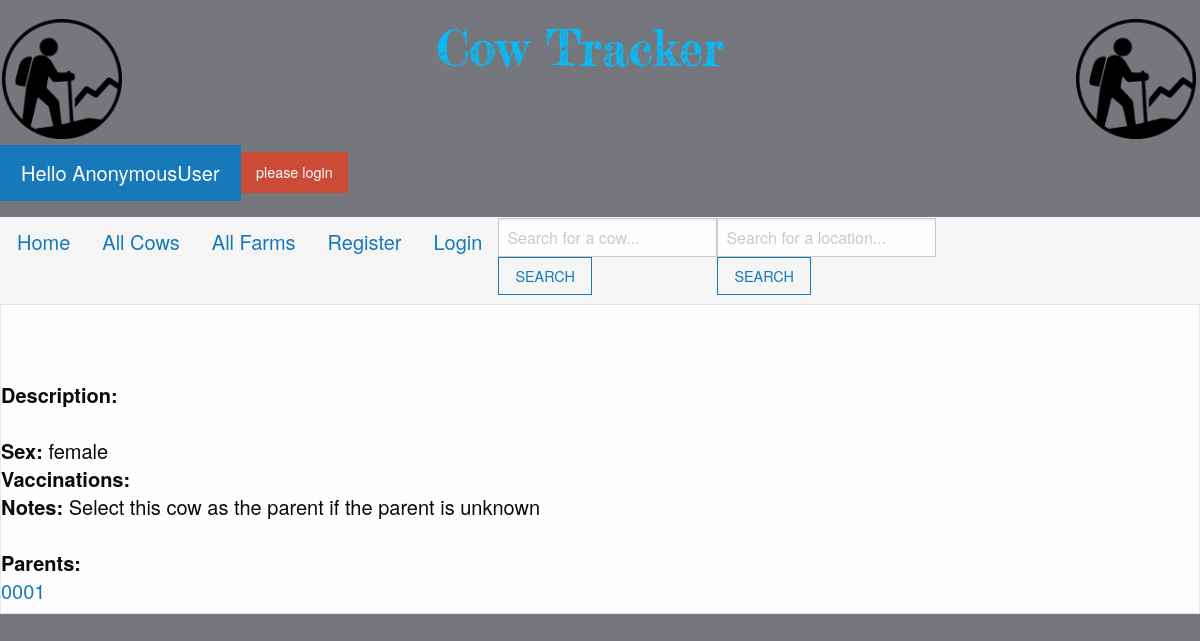
/single_cow/7, run on an earlier commit of the app's database.
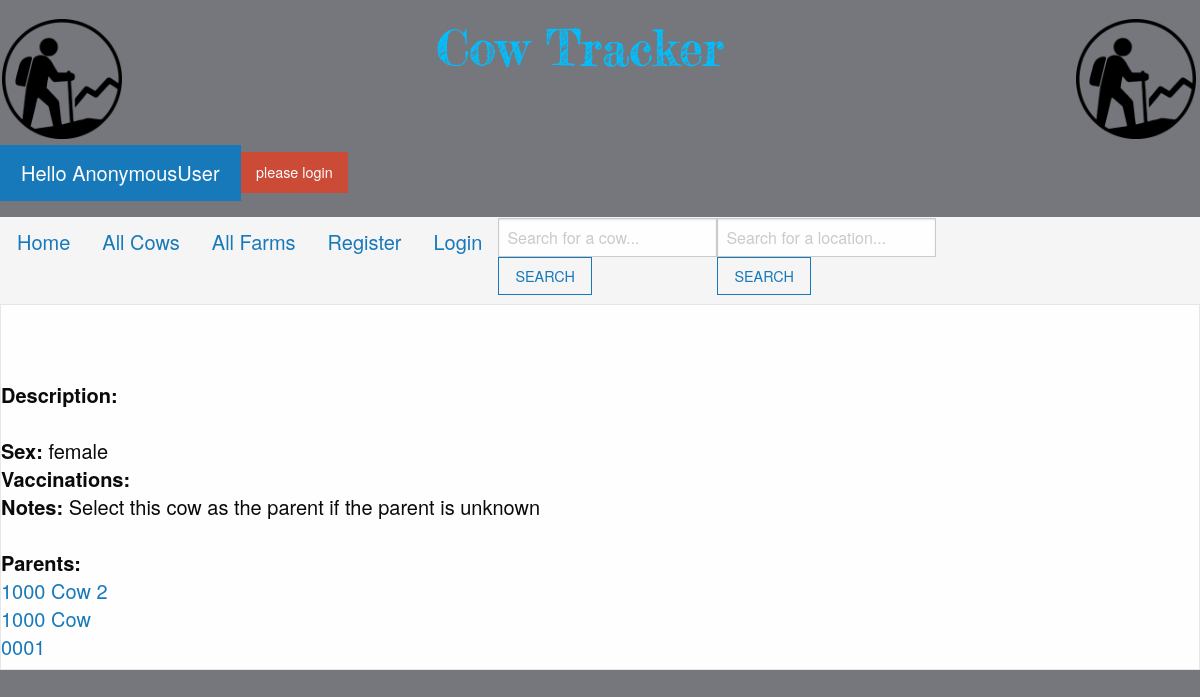
And on a later commit of the database.
### myapp/models.py (models this page shows, shortened)
class Cow(models.Model):
 cow_tag = models.CharField(max_length = 30)
 cow_sex = models.CharField(max_length=6, choices=(('male','MALE'), ('female', "FEMALE")), default='female')
 cow_vaccinations = models.CharField(max_length = 30, blank=True)
 cow_location = models.ForeignKey(FarmLocations, blank=True, null=True, on_delete=models.CASCADE)
 cow_notes = models.CharField(max_length = 200, blank=True)
 cow_PARENT = models.ForeignKey('self', on_delete=models.CASCADE, related_name='children')

### myapp/views.py (the view)
# urls.py: path('single_cow/<cow_id>', views.single_cow, name = "single-cow"),
def single_cow(request, cow_id):
  cow = Cow.objects.get(pk=cow_id)
  childrenlist = cow.children.all()
  childrenlength = len(cow.children.all())
  context={
    'title':"Cow",
    'cow':cow,
    'childrenlength':childrenlength,
    'childrenlist':childrenlist
  }
  return render(request, "single_cow.html",context)

### myapp/templates/single_cow.html (shortened to what this page needs)
{% extends "base.html" %}
{% load static %}
{% block body %}
 <div >
  <div class = "card">
   <br/>
    <div class = "card-body">
      <h5 class = "card-title">
    <h5 class = "card-title">
            <strong>Description: </strong> {{ farm.location_description }}<br>
              <br/>
              <strong>Sex: </strong> {{ cow.cow_sex }}<br/>
              <strong>Vaccinations: </strong>  {{ cow.cow_vaccinations }} <br/>
              <strong>Notes: </strong>  {{ cow.cow_notes }} <br/>
            <br>
              {% if childrenlength > 0 %}
                {% if cow.cow_tag == "NO PARENT" %}
                  <strong>Parents: </strong> <br/>
                {% else %}
                  <strong>Calves: </strong> <br/>
                {% endif %}
                {% for child in childrenlist reversed %}
                {% if child.cow_tag != "NO PARENT" %}
                  <a href = {{ child.id }}>
                    {{child.cow_tag}} </a>
                  <br>
                  {% endif %}
                {% endfor %}
              {% endif %}
        </h1>
        </div>
  </div>
{% endblock %}
{% block footer %}
<div class="footer-box">
  <form>
  </form>
</div>
{% endblock %}

What changed in the data, as far as the page shows it:
added Cow: cow_tag "1000 Cow 2"
added Cow: cow_tag "1000 Cow"
